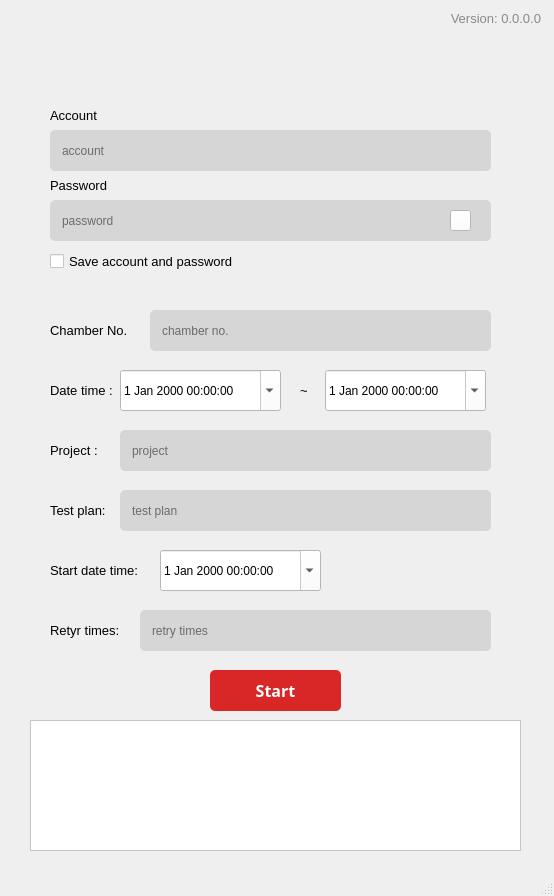
<?xml version="1.0" encoding="UTF-8"?>
<ui version="4.0">
 <class>MainWindow</class>
 <widget class="QMainWindow" name="MainWindow">
  <property name="geometry">
   <rect>
    <x>0</x>
    <y>0</y>
    <width>554</width>
    <height>896</height>
   </rect>
  </property>
  <property name="font">
   <font>
    <family>Arial</family>
    <stylestrategy>PreferDefault</stylestrategy>
   </font>
  </property>
  <property name="windowTitle">
   <string>MSI Automatic Reserve</string>
  </property>
  <property name="documentMode">
   <bool>false</bool>
  </property>
  <widget class="QWidget" name="centralwidget">
   <property name="palette">
    <palette>
     <active>
      <colorrole role="WindowText">
       <brush brushstyle="SolidPattern">
        <color alpha="255">
         <red>0</red>
         <green>0</green>
         <blue>0</blue>
        </color>
       </brush>
      </colorrole>
      <colorrole role="Button">
       <brush brushstyle="SolidPattern">
        <color alpha="255">
         <red>255</red>
         <green>255</green>
         <blue>255</blue>
        </color>
       </brush>
      </colorrole>
      <colorrole role="Light">
       <brush brushstyle="SolidPattern">
        <color alpha="255">
         <red>255</red>
         <green>255</green>
         <blue>255</blue>
        </color>
       </brush>
      </colorrole>
      <colorrole role="Midlight">
       <brush brushstyle="SolidPattern">
        <color alpha="255">
         <red>255</red>
         <green>255</green>
         <blue>255</blue>
        </color>
       </brush>
      </colorrole>
      <colorrole role="Dark">
       <brush brushstyle="SolidPattern">
        <color alpha="255">
         <red>127</red>
         <green>127</green>
         <blue>127</blue>
        </color>
       </brush>
      </colorrole>
      <colorrole role="Mid">
       <brush brushstyle="SolidPattern">
        <color alpha="255">
         <red>170</red>
         <green>170</green>
         <blue>170</blue>
        </color>
       </brush>
      </colorrole>
      <colorrole role="Text">
       <brush brushstyle="SolidPattern">
        <color alpha="255">
         <red>0</red>
         <green>0</green>
         <blue>0</blue>
        </color>
       </brush>
      </colorrole>
      <colorrole role="BrightText">
       <brush brushstyle="SolidPattern">
        <color alpha="255">
         <red>255</red>
         <green>255</green>
         <blue>255</blue>
        </color>
       </brush>
      </colorrole>
      <colorrole role="ButtonText">
       <brush brushstyle="SolidPattern">
        <color alpha="255">
         <red>0</red>
         <green>0</green>
         <blue>0</blue>
        </color>
       </brush>
      </colorrole>
      <colorrole role="Base">
       <brush brushstyle="SolidPattern">
        <color alpha="255">
         <red>255</red>
         <green>255</green>
         <blue>255</blue>
        </color>
       </brush>
      </colorrole>
      <colorrole role="Window">
       <brush brushstyle="SolidPattern">
        <color alpha="255">
         <red>255</red>
         <green>255</green>
         <blue>255</blue>
        </color>
       </brush>
      </colorrole>
      <colorrole role="Shadow">
       <brush brushstyle="SolidPattern">
        <color alpha="255">
         <red>0</red>
         <green>0</green>
         <blue>0</blue>
        </color>
       </brush>
      </colorrole>
      <colorrole role="AlternateBase">
       <brush brushstyle="SolidPattern">
        <color alpha="255">
         <red>255</red>
         <green>255</green>
         <blue>255</blue>
        </color>
       </brush>
      </colorrole>
      <colorrole role="ToolTipBase">
       <brush brushstyle="SolidPattern">
        <color alpha="255">
         <red>255</red>
         <green>255</green>
         <blue>220</blue>
        </color>
       </brush>
      </colorrole>
      <colorrole role="ToolTipText">
       <brush brushstyle="SolidPattern">
        <color alpha="255">
         <red>0</red>
         <green>0</green>
         <blue>0</blue>
        </color>
       </brush>
      </colorrole>
      <colorrole role="PlaceholderText">
       <brush brushstyle="SolidPattern">
        <color alpha="128">
         <red>0</red>
         <green>0</green>
         <blue>0</blue>
        </color>
       </brush>
      </colorrole>
     </active>
     <inactive>
      <colorrole role="WindowText">
       <brush brushstyle="SolidPattern">
        <color alpha="255">
         <red>0</red>
         <green>0</green>
         <blue>0</blue>
        </color>
       </brush>
      </colorrole>
      <colorrole role="Button">
       <brush brushstyle="SolidPattern">
        <color alpha="255">
         <red>255</red>
         <green>255</green>
         <blue>255</blue>
        </color>
       </brush>
      </colorrole>
      <colorrole role="Light">
       <brush brushstyle="SolidPattern">
        <color alpha="255">
         <red>255</red>
         <green>255</green>
         <blue>255</blue>
        </color>
       </brush>
      </colorrole>
      <colorrole role="Midlight">
       <brush brushstyle="SolidPattern">
        <color alpha="255">
         <red>255</red>
         <green>255</green>
         <blue>255</blue>
        </color>
       </brush>
      </colorrole>
      <colorrole role="Dark">
       <brush brushstyle="SolidPattern">
        <color alpha="255">
         <red>127</red>
         <green>127</green>
         <blue>127</blue>
        </color>
       </brush>
      </colorrole>
      <colorrole role="Mid">
       <brush brushstyle="SolidPattern">
        <color alpha="255">
         <red>170</red>
         <green>170</green>
         <blue>170</blue>
        </color>
       </brush>
      </colorrole>
      <colorrole role="Text">
       <brush brushstyle="SolidPattern">
        <color alpha="255">
         <red>0</red>
         <green>0</green>
         <blue>0</blue>
        </color>
       </brush>
      </colorrole>
      <colorrole role="BrightText">
       <brush brushstyle="SolidPattern">
        <color alpha="255">
         <red>255</red>
         <green>255</green>
         <blue>255</blue>
        </color>
       </brush>
      </colorrole>
      <colorrole role="ButtonText">
       <brush brushstyle="SolidPattern">
        <color alpha="255">
         <red>0</red>
         <green>0</green>
         <blue>0</blue>
        </color>
       </brush>
      </colorrole>
      <colorrole role="Base">
       <brush brushstyle="SolidPattern">
        <color alpha="255">
         <red>255</red>
         <green>255</green>
         <blue>255</blue>
        </color>
       </brush>
      </colorrole>
      <colorrole role="Window">
       <brush brushstyle="SolidPattern">
        <color alpha="255">
         <red>255</red>
         <green>255</green>
         <blue>255</blue>
        </color>
       </brush>
      </colorrole>
      <colorrole role="Shadow">
       <brush brushstyle="SolidPattern">
        <color alpha="255">
         <red>0</red>
         <green>0</green>
         <blue>0</blue>
        </color>
       </brush>
      </colorrole>
      <colorrole role="AlternateBase">
       <brush brushstyle="SolidPattern">
        <color alpha="255">
         <red>255</red>
         <green>255</green>
         <blue>255</blue>
        </color>
       </brush>
      </colorrole>
      <colorrole role="ToolTipBase">
       <brush brushstyle="SolidPattern">
        <color alpha="255">
         <red>255</red>
         <green>255</green>
         <blue>220</blue>
        </color>
       </brush>
      </colorrole>
      <colorrole role="ToolTipText">
       <brush brushstyle="SolidPattern">
        <color alpha="255">
         <red>0</red>
         <green>0</green>
         <blue>0</blue>
        </color>
       </brush>
      </colorrole>
      <colorrole role="PlaceholderText">
       <brush brushstyle="SolidPattern">
        <color alpha="128">
         <red>0</red>
         <green>0</green>
         <blue>0</blue>
        </color>
       </brush>
      </colorrole>
     </inactive>
     <disabled>
      <colorrole role="WindowText">
       <brush brushstyle="SolidPattern">
        <color alpha="255">
         <red>127</red>
         <green>127</green>
         <blue>127</blue>
        </color>
       </brush>
      </colorrole>
      <colorrole role="Button">
       <brush brushstyle="SolidPattern">
        <color alpha="255">
         <red>255</red>
         <green>255</green>
         <blue>255</blue>
        </color>
       </brush>
      </colorrole>
      <colorrole role="Light">
       <brush brushstyle="SolidPattern">
        <color alpha="255">
         <red>255</red>
         <green>255</green>
         <blue>255</blue>
        </color>
       </brush>
      </colorrole>
      <colorrole role="Midlight">
       <brush brushstyle="SolidPattern">
        <color alpha="255">
         <red>255</red>
         <green>255</green>
         <blue>255</blue>
        </color>
       </brush>
      </colorrole>
      <colorrole role="Dark">
       <brush brushstyle="SolidPattern">
        <color alpha="255">
         <red>127</red>
         <green>127</green>
         <blue>127</blue>
        </color>
       </brush>
      </colorrole>
      <colorrole role="Mid">
       <brush brushstyle="SolidPattern">
        <color alpha="255">
         <red>170</red>
         <green>170</green>
         <blue>170</blue>
        </color>
       </brush>
      </colorrole>
      <colorrole role="Text">
       <brush brushstyle="SolidPattern">
        <color alpha="255">
         <red>127</red>
         <green>127</green>
         <blue>127</blue>
        </color>
       </brush>
      </colorrole>
      <colorrole role="BrightText">
       <brush brushstyle="SolidPattern">
        <color alpha="255">
         <red>255</red>
         <green>255</green>
         <blue>255</blue>
        </color>
       </brush>
      </colorrole>
      <colorrole role="ButtonText">
       <brush brushstyle="SolidPattern">
        <color alpha="255">
         <red>127</red>
         <green>127</green>
         <blue>127</blue>
        </color>
       </brush>
      </colorrole>
      <colorrole role="Base">
       <brush brushstyle="SolidPattern">
        <color alpha="255">
         <red>255</red>
         <green>255</green>
         <blue>255</blue>
        </color>
       </brush>
      </colorrole>
      <colorrole role="Window">
       <brush brushstyle="SolidPattern">
        <color alpha="255">
         <red>255</red>
         <green>255</green>
         <blue>255</blue>
        </color>
       </brush>
      </colorrole>
      <colorrole role="Shadow">
       <brush brushstyle="SolidPattern">
        <color alpha="255">
         <red>0</red>
         <green>0</green>
         <blue>0</blue>
        </color>
       </brush>
      </colorrole>
      <colorrole role="AlternateBase">
       <brush brushstyle="SolidPattern">
        <color alpha="255">
         <red>255</red>
         <green>255</green>
         <blue>255</blue>
        </color>
       </brush>
      </colorrole>
      <colorrole role="ToolTipBase">
       <brush brushstyle="SolidPattern">
        <color alpha="255">
         <red>255</red>
         <green>255</green>
         <blue>220</blue>
        </color>
       </brush>
      </colorrole>
      <colorrole role="ToolTipText">
       <brush brushstyle="SolidPattern">
        <color alpha="255">
         <red>0</red>
         <green>0</green>
         <blue>0</blue>
        </color>
       </brush>
      </colorrole>
      <colorrole role="PlaceholderText">
       <brush brushstyle="SolidPattern">
        <color alpha="128">
         <red>0</red>
         <green>0</green>
         <blue>0</blue>
        </color>
       </brush>
      </colorrole>
     </disabled>
    </palette>
   </property>
   <widget class="QPushButton" name="pushButton_start">
    <property name="geometry">
     <rect>
      <x>210</x>
      <y>670</y>
      <width>131</width>
      <height>41</height>
     </rect>
    </property>
    <property name="font">
     <font>
      <family>Arial Black</family>
      <pointsize>12</pointsize>
      <weight>75</weight>
      <bold>true</bold>
     </font>
    </property>
    <property name="styleSheet">
     <string notr="true">QPushButton{
background-color: rgb(217, 38, 38);
border-radius: 5px;
color: rgb(255, 255, 255);}
QPushButton:pressed{
background-color: rgb(173, 31, 31);
border-radius: 5px;
color: rgb(255, 255, 255);}</string>
    </property>
    <property name="text">
     <string>Start</string>
    </property>
    <property name="checkable">
     <bool>false</bool>
    </property>
    <property name="autoExclusive">
     <bool>false</bool>
    </property>
   </widget>
   <widget class="QTextEdit" name="textEdit_result_message">
    <property name="geometry">
     <rect>
      <x>30</x>
      <y>720</y>
      <width>491</width>
      <height>131</height>
     </rect>
    </property>
    <property name="font">
     <font>
      <family>Arial</family>
     </font>
    </property>
   </widget>
   <widget class="QCheckBox" name="checkBox_save_account">
    <property name="geometry">
     <rect>
      <x>50</x>
      <y>250</y>
      <width>421</width>
      <height>23</height>
     </rect>
    </property>
    <property name="font">
     <font>
      <family>Arial</family>
      <pointsize>10</pointsize>
     </font>
    </property>
    <property name="text">
     <string>Save account and password</string>
    </property>
   </widget>
   <widget class="QWidget" name="widget_account" native="true">
    <property name="geometry">
     <rect>
      <x>20</x>
      <y>100</y>
      <width>501</width>
      <height>81</height>
     </rect>
    </property>
    <widget class="QLineEdit" name="lineEdit_account">
     <property name="geometry">
      <rect>
       <x>30</x>
       <y>30</y>
       <width>441</width>
       <height>41</height>
      </rect>
     </property>
     <property name="font">
      <font>
       <family>Arial</family>
      </font>
     </property>
     <property name="styleSheet">
      <string notr="true">background-color: rgb(214, 214, 214);
border-radius: 5px;
padding: 10px;</string>
     </property>
     <property name="placeholderText">
      <string>account</string>
     </property>
    </widget>
    <widget class="QLabel" name="label_account">
     <property name="geometry">
      <rect>
       <x>30</x>
       <y>5</y>
       <width>90</width>
       <height>21</height>
      </rect>
     </property>
     <property name="font">
      <font>
       <family>Arial</family>
       <pointsize>10</pointsize>
       <weight>50</weight>
       <bold>false</bold>
       <stylestrategy>PreferDefault</stylestrategy>
      </font>
     </property>
     <property name="text">
      <string>Account</string>
     </property>
    </widget>
   </widget>
   <widget class="QWidget" name="widget_password" native="true">
    <property name="geometry">
     <rect>
      <x>20</x>
      <y>170</y>
      <width>501</width>
      <height>80</height>
     </rect>
    </property>
    <widget class="QLineEdit" name="lineEdit_password">
     <property name="geometry">
      <rect>
       <x>30</x>
       <y>30</y>
       <width>441</width>
       <height>41</height>
      </rect>
     </property>
     <property name="font">
      <font>
       <family>Arial</family>
      </font>
     </property>
     <property name="styleSheet">
      <string notr="true">background-color: rgb(214, 214, 214);
border-radius: 5px;
padding: 10px;</string>
     </property>
     <property name="echoMode">
      <enum>QLineEdit::PasswordEchoOnEdit</enum>
     </property>
     <property name="placeholderText">
      <string>password</string>
     </property>
    </widget>
    <widget class="QLabel" name="label_password">
     <property name="geometry">
      <rect>
       <x>30</x>
       <y>5</y>
       <width>90</width>
       <height>21</height>
      </rect>
     </property>
     <property name="font">
      <font>
       <family>Arial</family>
       <pointsize>10</pointsize>
       <weight>50</weight>
       <bold>false</bold>
       <stylestrategy>PreferDefault</stylestrategy>
      </font>
     </property>
     <property name="text">
      <string>Password</string>
     </property>
    </widget>
    <widget class="QPushButton" name="pushButton_hidden_password">
     <property name="geometry">
      <rect>
       <x>430</x>
       <y>40</y>
       <width>21</width>
       <height>21</height>
      </rect>
     </property>
     <property name="styleSheet">
      <string notr="true">QPushButton{
border-image: url(:/img/images/hidden-pw.png);
}
QPushButton:checked{
border-image: url(:/img/images/show-pw.png);
}</string>
     </property>
     <property name="text">
      <string/>
     </property>
     <property name="checkable">
      <bool>true</bool>
     </property>
     <property name="checked">
      <bool>false</bool>
     </property>
     <property name="autoDefault">
      <bool>false</bool>
     </property>
    </widget>
   </widget>
   <widget class="QWidget" name="widget_detail" native="true">
    <property name="geometry">
     <rect>
      <x>0</x>
      <y>300</y>
      <width>551</width>
      <height>361</height>
     </rect>
    </property>
    <widget class="QWidget" name="widget_date" native="true">
     <property name="geometry">
      <rect>
       <x>20</x>
       <y>60</y>
       <width>501</width>
       <height>61</height>
      </rect>
     </property>
     <widget class="QLabel" name="label_date_time_title">
      <property name="geometry">
       <rect>
        <x>30</x>
        <y>20</y>
        <width>81</width>
        <height>21</height>
       </rect>
      </property>
      <property name="font">
       <font>
        <family>Arial</family>
        <pointsize>10</pointsize>
        <stylestrategy>PreferDefault</stylestrategy>
       </font>
      </property>
      <property name="text">
       <string>Date time : </string>
      </property>
     </widget>
     <widget class="QDateTimeEdit" name="dateTimeEdit_start">
      <property name="geometry">
       <rect>
        <x>100</x>
        <y>10</y>
        <width>161</width>
        <height>41</height>
       </rect>
      </property>
      <property name="font">
       <font>
        <family>Arial</family>
       </font>
      </property>
      <property name="showGroupSeparator" stdset="0">
       <bool>false</bool>
      </property>
      <property name="calendarPopup">
       <bool>true</bool>
      </property>
     </widget>
     <widget class="QDateTimeEdit" name="dateTimeEdit_end">
      <property name="geometry">
       <rect>
        <x>305</x>
        <y>10</y>
        <width>161</width>
        <height>41</height>
       </rect>
      </property>
      <property name="font">
       <font>
        <family>Arial</family>
       </font>
      </property>
      <property name="showGroupSeparator" stdset="0">
       <bool>false</bool>
      </property>
      <property name="calendarPopup">
       <bool>true</bool>
      </property>
     </widget>
     <widget class="QLabel" name="label_to">
      <property name="geometry">
       <rect>
        <x>280</x>
        <y>20</y>
        <width>21</width>
        <height>21</height>
       </rect>
      </property>
      <property name="font">
       <font>
        <family>Arial</family>
        <pointsize>10</pointsize>
        <stylestrategy>PreferDefault</stylestrategy>
       </font>
      </property>
      <property name="text">
       <string>~</string>
      </property>
     </widget>
    </widget>
    <widget class="QWidget" name="widget_project" native="true">
     <property name="geometry">
      <rect>
       <x>20</x>
       <y>120</y>
       <width>501</width>
       <height>61</height>
      </rect>
     </property>
     <widget class="QLabel" name="label_project_title">
      <property name="geometry">
       <rect>
        <x>30</x>
        <y>20</y>
        <width>81</width>
        <height>21</height>
       </rect>
      </property>
      <property name="font">
       <font>
        <family>Arial</family>
        <pointsize>10</pointsize>
        <stylestrategy>PreferDefault</stylestrategy>
       </font>
      </property>
      <property name="text">
       <string>Project : </string>
      </property>
     </widget>
     <widget class="QLineEdit" name="lineEdit_project">
      <property name="geometry">
       <rect>
        <x>100</x>
        <y>10</y>
        <width>371</width>
        <height>41</height>
       </rect>
      </property>
      <property name="font">
       <font>
        <family>Arial</family>
       </font>
      </property>
      <property name="styleSheet">
       <string notr="true">background-color: rgb(214, 214, 214);
border-radius: 5px;
padding: 10px;</string>
      </property>
      <property name="echoMode">
       <enum>QLineEdit::Normal</enum>
      </property>
      <property name="placeholderText">
       <string>project</string>
      </property>
     </widget>
    </widget>
    <widget class="QWidget" name="widget_test_plan" native="true">
     <property name="geometry">
      <rect>
       <x>20</x>
       <y>180</y>
       <width>501</width>
       <height>61</height>
      </rect>
     </property>
     <widget class="QLabel" name="label_test_plan_title">
      <property name="geometry">
       <rect>
        <x>30</x>
        <y>20</y>
        <width>81</width>
        <height>21</height>
       </rect>
      </property>
      <property name="font">
       <font>
        <family>Arial</family>
        <pointsize>10</pointsize>
        <stylestrategy>PreferDefault</stylestrategy>
       </font>
      </property>
      <property name="text">
       <string>Test plan: </string>
      </property>
     </widget>
     <widget class="QLineEdit" name="lineEdit_test_plan">
      <property name="geometry">
       <rect>
        <x>100</x>
        <y>10</y>
        <width>371</width>
        <height>41</height>
       </rect>
      </property>
      <property name="font">
       <font>
        <family>Arial</family>
       </font>
      </property>
      <property name="styleSheet">
       <string notr="true">background-color: rgb(214, 214, 214);
border-radius: 5px;
padding: 10px;</string>
      </property>
      <property name="echoMode">
       <enum>QLineEdit::Normal</enum>
      </property>
      <property name="placeholderText">
       <string>test plan</string>
      </property>
     </widget>
    </widget>
    <widget class="QWidget" name="widget_start_date_time" native="true">
     <property name="geometry">
      <rect>
       <x>20</x>
       <y>240</y>
       <width>501</width>
       <height>61</height>
      </rect>
     </property>
     <widget class="QLabel" name="label_start_date_time_title">
      <property name="geometry">
       <rect>
        <x>30</x>
        <y>20</y>
        <width>101</width>
        <height>21</height>
       </rect>
      </property>
      <property name="font">
       <font>
        <family>Arial</family>
        <pointsize>10</pointsize>
        <stylestrategy>PreferDefault</stylestrategy>
       </font>
      </property>
      <property name="text">
       <string>Start date time: </string>
      </property>
     </widget>
     <widget class="QDateTimeEdit" name="dateTimeEdit_start_date_time">
      <property name="geometry">
       <rect>
        <x>140</x>
        <y>10</y>
        <width>161</width>
        <height>41</height>
       </rect>
      </property>
      <property name="font">
       <font>
        <family>Arial</family>
       </font>
      </property>
      <property name="showGroupSeparator" stdset="0">
       <bool>false</bool>
      </property>
      <property name="calendarPopup">
       <bool>true</bool>
      </property>
     </widget>
    </widget>
    <widget class="QWidget" name="widget_chamber_no" native="true">
     <property name="geometry">
      <rect>
       <x>20</x>
       <y>0</y>
       <width>501</width>
       <height>61</height>
      </rect>
     </property>
     <widget class="QLabel" name="label_chamber_no_title">
      <property name="geometry">
       <rect>
        <x>30</x>
        <y>20</y>
        <width>81</width>
        <height>21</height>
       </rect>
      </property>
      <property name="font">
       <font>
        <family>Arial</family>
        <pointsize>10</pointsize>
        <stylestrategy>PreferDefault</stylestrategy>
       </font>
      </property>
      <property name="text">
       <string>Chamber No.</string>
      </property>
     </widget>
     <widget class="QLineEdit" name="lineEdit_chamber_no">
      <property name="geometry">
       <rect>
        <x>130</x>
        <y>10</y>
        <width>341</width>
        <height>41</height>
       </rect>
      </property>
      <property name="font">
       <font>
        <family>Arial</family>
       </font>
      </property>
      <property name="styleSheet">
       <string notr="true">background-color: rgb(214, 214, 214);
border-radius: 5px;
padding: 10px;</string>
      </property>
      <property name="echoMode">
       <enum>QLineEdit::Normal</enum>
      </property>
      <property name="placeholderText">
       <string>chamber no.</string>
      </property>
     </widget>
    </widget>
    <widget class="QWidget" name="widget_retry_times" native="true">
     <property name="geometry">
      <rect>
       <x>20</x>
       <y>300</y>
       <width>501</width>
       <height>61</height>
      </rect>
     </property>
     <widget class="QLabel" name="label_retry_times_title">
      <property name="geometry">
       <rect>
        <x>30</x>
        <y>20</y>
        <width>81</width>
        <height>21</height>
       </rect>
      </property>
      <property name="font">
       <font>
        <family>Arial</family>
        <pointsize>10</pointsize>
        <stylestrategy>PreferDefault</stylestrategy>
       </font>
      </property>
      <property name="text">
       <string>Retyr times: </string>
      </property>
     </widget>
     <widget class="QLineEdit" name="lineEdit_retry_times">
      <property name="geometry">
       <rect>
        <x>120</x>
        <y>10</y>
        <width>351</width>
        <height>41</height>
       </rect>
      </property>
      <property name="font">
       <font>
        <family>Arial</family>
       </font>
      </property>
      <property name="styleSheet">
       <string notr="true">background-color: rgb(214, 214, 214);
border-radius: 5px;
padding: 10px;</string>
      </property>
      <property name="echoMode">
       <enum>QLineEdit::Normal</enum>
      </property>
      <property name="placeholderText">
       <string>retry times</string>
      </property>
     </widget>
    </widget>
   </widget>
   <widget class="QWidget" name="widget_version" native="true">
    <property name="geometry">
     <rect>
      <x>350</x>
      <y>0</y>
      <width>201</width>
      <height>31</height>
     </rect>
    </property>
    <property name="styleSheet">
     <string notr="true">color: rgb(136, 138, 133);</string>
    </property>
    <widget class="QLabel" name="label_version">
     <property name="geometry">
      <rect>
       <x>30</x>
       <y>10</y>
       <width>161</width>
       <height>17</height>
      </rect>
     </property>
     <property name="font">
      <font>
       <pointsize>10</pointsize>
      </font>
     </property>
     <property name="text">
      <string>Version: 0.0.0.0</string>
     </property>
     <property name="alignment">
      <set>Qt::AlignRight|Qt::AlignTrailing|Qt::AlignVCenter</set>
     </property>
    </widget>
   </widget>
   <widget class="QLabel" name="label">
    <property name="geometry">
     <rect>
      <x>200</x>
      <y>10</y>
      <width>151</width>
      <height>91</height>
     </rect>
    </property>
    <property name="styleSheet">
     <string notr="true">image: url(:/img/images/msi-logo.png);</string>
    </property>
    <property name="text">
     <string/>
    </property>
   </widget>
  </widget>
  <widget class="QMenuBar" name="menubar">
   <property name="geometry">
    <rect>
     <x>0</x>
     <y>0</y>
     <width>554</width>
     <height>23</height>
    </rect>
   </property>
  </widget>
  <widget class="QStatusBar" name="statusbar"/>
 </widget>
 <resources>
  <include location="img.qrc"/>
 </resources>
 <connections/>
</ui>
